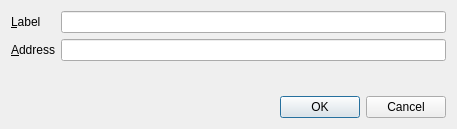
<?xml version="1.0" encoding="UTF-8"?>
<ui version="4.0">
 <class>EditAddressDialog</class>
 <widget class="QDialog" name="EditAddressDialog">
  <property name="geometry">
   <rect>
    <x>0</x>
    <y>0</y>
    <width>457</width>
    <height>129</height>
   </rect>
  </property>
  <property name="windowTitle">
   <string>Edit Address</string>
  </property>
  <layout class="QVBoxLayout" name="verticalLayout">
   <item>
    <layout class="QFormLayout" name="formLayout">
     <property name="fieldGrowthPolicy">
      <enum>QFormLayout::AllNonFixedFieldsGrow</enum>
     </property>
     <item row="0" column="0">
      <widget class="QLabel" name="label">
       <property name="text">
        <string>&amp;Label</string>
       </property>
       <property name="buddy">
        <cstring>labelEdit</cstring>
       </property>
      </widget>
     </item>
     <item row="0" column="1">
      <widget class="QLineEdit" name="labelEdit">
       <property name="toolTip">
        <string>The label associated with this address book entry</string>
       </property>
      </widget>
     </item>
     <item row="1" column="0">
      <widget class="QLabel" name="label_2">
       <property name="text">
        <string>&amp;Address</string>
       </property>
       <property name="buddy">
        <cstring>addressEdit</cstring>
       </property>
      </widget>
     </item>
     <item row="1" column="1">
      <widget class="QLineEdit" name="addressEdit">
       <property name="toolTip">
        <string>The address associated with this address book entry. This can only be modified for sending addresses.</string>
       </property>
      </widget>
     </item>
    </layout>
   </item>
   <item>
    <widget class="QDialogButtonBox" name="buttonBox">
     <property name="orientation">
      <enum>Qt::Horizontal</enum>
     </property>
     <property name="standardButtons">
      <set>QDialogButtonBox::Cancel|QDialogButtonBox::Ok</set>
     </property>
    </widget>
   </item>
  </layout>
 </widget>
 <resources/>
 <connections>
  <connection>
   <sender>buttonBox</sender>
   <signal>accepted()</signal>
   <receiver>EditAddressDialog</receiver>
   <slot>accept()</slot>
   <hints>
    <hint type="sourcelabel">
     <x>248</x>
     <y>254</y>
    </hint>
    <hint type="destinationlabel">
     <x>157</x>
     <y>274</y>
    </hint>
   </hints>
  </connection>
  <connection>
   <sender>buttonBox</sender>
   <signal>rejected()</signal>
   <receiver>EditAddressDialog</receiver>
   <slot>reject()</slot>
   <hints>
    <hint type="sourcelabel">
     <x>316</x>
     <y>260</y>
    </hint>
    <hint type="destinationlabel">
     <x>286</x>
     <y>274</y>
    </hint>
   </hints>
  </connection>
 </connections>
</ui>
